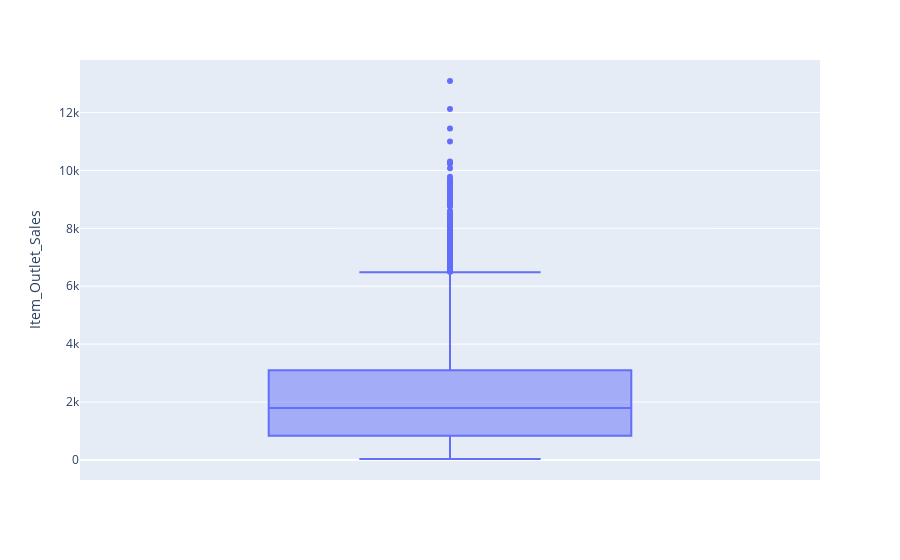

Notebook source saved alongside this figure:
### Code cell
px.box(df,y='Item_Outlet_Sales')

### Figure 1 — Plotly figure (JSON) as saved in the notebook; plotly's stock layout.template omitted (floating-point values rounded to 4 significant figures; data arrays with more than 128 entries replaced by an {"elided": "..."} marker saying what was removed)
{"data": [{"alignmentgroup": "True", "hovertemplate": "Item_Outlet_Sales=%{y}<extra></extra>", "legendgroup": "", "marker": {"color": "#636efa"}, "name": "", "notched": false, "offsetgroup": "", "orientation": "v", "showlegend": false, "type": "box", "x0": " ", "xaxis": "x", "y": {"elided": "8523 float values"}, "y0": " ", "yaxis": "y"}], "layout": {"boxmode": "group", "legend": {"tracegroupgap": 0}, "margin": {"t": 60}, "xaxis": {"anchor": "y", "domain": [0, 1]}, "yaxis": {"anchor": "x", "domain": [0, 1], "title": {"text": "Item_Outlet_Sales"}}}}
